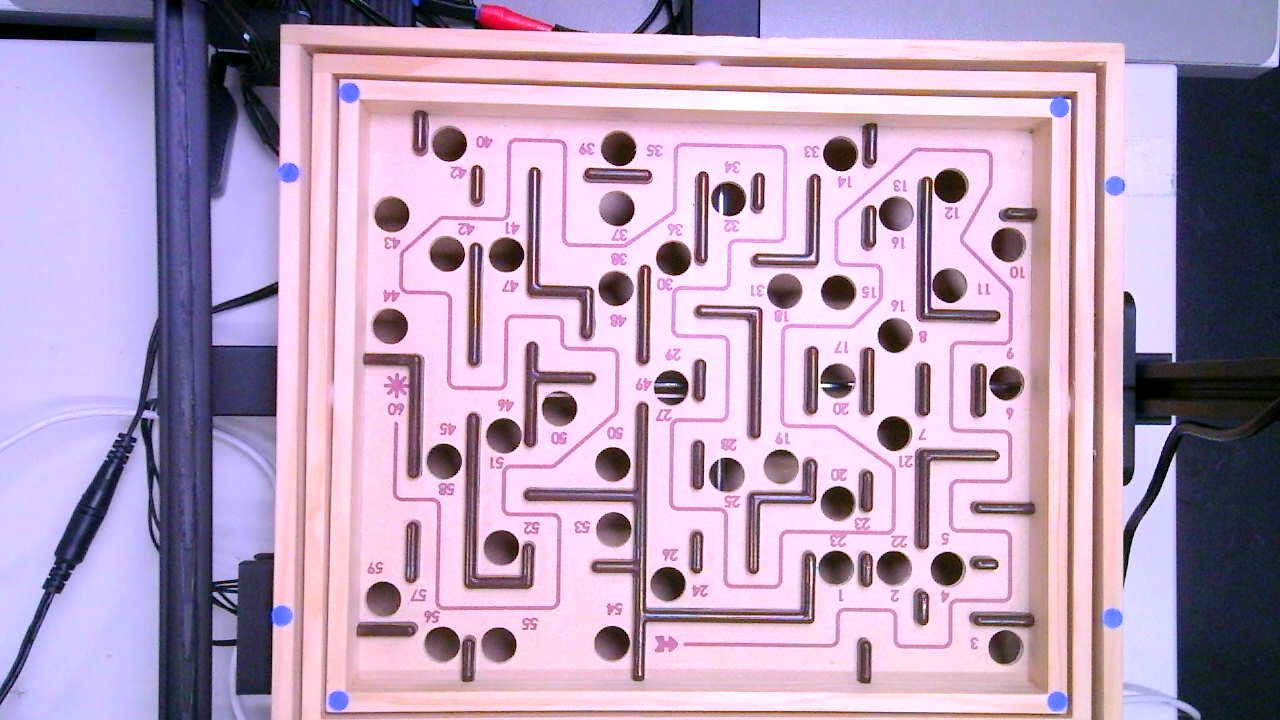
#> input picture my_board.png, 1280 x 720 px, given in place of the camera
$ python hsv_adjuster.py
#> lines starting #> are read from the running program, lines starting #| are printed output that depends on the picture; after the words box and inside, x2 and y2 are one past the last pixel; in counts of white or black regions, pixels touching at a corner belong together
import cv2
import numpy as np

def nothing(x):
    pass

# Create a window
cv2.namedWindow('Trackbars')

# Create trackbars for color change
cv2.createTrackbar('H_min', 'Trackbars', 0, 179, nothing)
#> slider 'H_min' is set to 35
cv2.createTrackbar('H_max', 'Trackbars', 179, 179, nothing)
cv2.createTrackbar('S_min', 'Trackbars', 0, 255, nothing)
#> slider 'S_min' is set to 51
cv2.createTrackbar('S_max', 'Trackbars', 255, 255, nothing)
cv2.createTrackbar('V_min', 'Trackbars', 0, 255, nothing)
#> slider 'V_min' is set to 51
cv2.createTrackbar('V_max', 'Trackbars', 255, 255, nothing)

# Start camera feed
cap = cv2.VideoCapture(0)  # Adjust the index if needed

print("\nAdjust the sliders to isolate the corner color.")
print("Press 'q' to quit and print the final HSV values.")

while True:
    ret, frame = cap.read()
#> frame is the input picture: shape (720, 1280, 3); mean B, G, R 188.2, 158.6, 184.2
    if not ret:
        break

    # Convert to HSV
    hsv = cv2.cvtColor(frame, cv2.COLOR_BGR2HSV)
#> hsv: shape (720, 1280, 3); mean H, S, V 135.5, 65, 198.8

    # Get current positions of trackbars
    h_min = cv2.getTrackbarPos('H_min', 'Trackbars')
    h_max = cv2.getTrackbarPos('H_max', 'Trackbars')
    s_min = cv2.getTrackbarPos('S_min', 'Trackbars')
    s_max = cv2.getTrackbarPos('S_max', 'Trackbars')
    v_min = cv2.getTrackbarPos('V_min', 'Trackbars')
    v_max = cv2.getTrackbarPos('V_max', 'Trackbars')

    # Set lower and upper HSV limits
    lower_hsv = np.array([h_min, s_min, v_min])
    upper_hsv = np.array([h_max, s_max, v_max])

    # Create a mask
    mask = cv2.inRange(hsv, lower_hsv, upper_hsv)
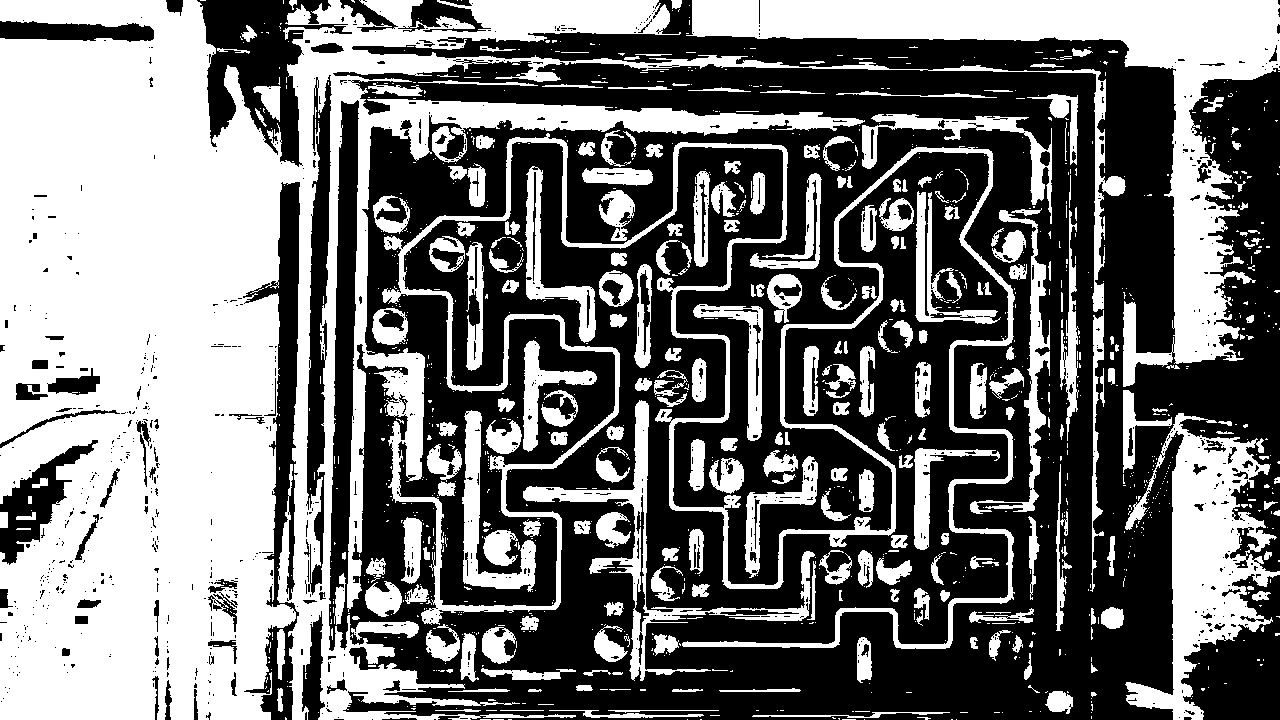
#> mask: shape (720, 1280); 45.8% white; 1200 white regions (925 under 20 px), largest, box (x1, y1, x2, y2) and area: (0, 0, 1126, 720) 266309, (686, 0, 1280, 387) 41720, (1125, 413, 1280, 720) 18174

    # Optional: show result
    result = cv2.bitwise_and(frame, frame, mask=mask)
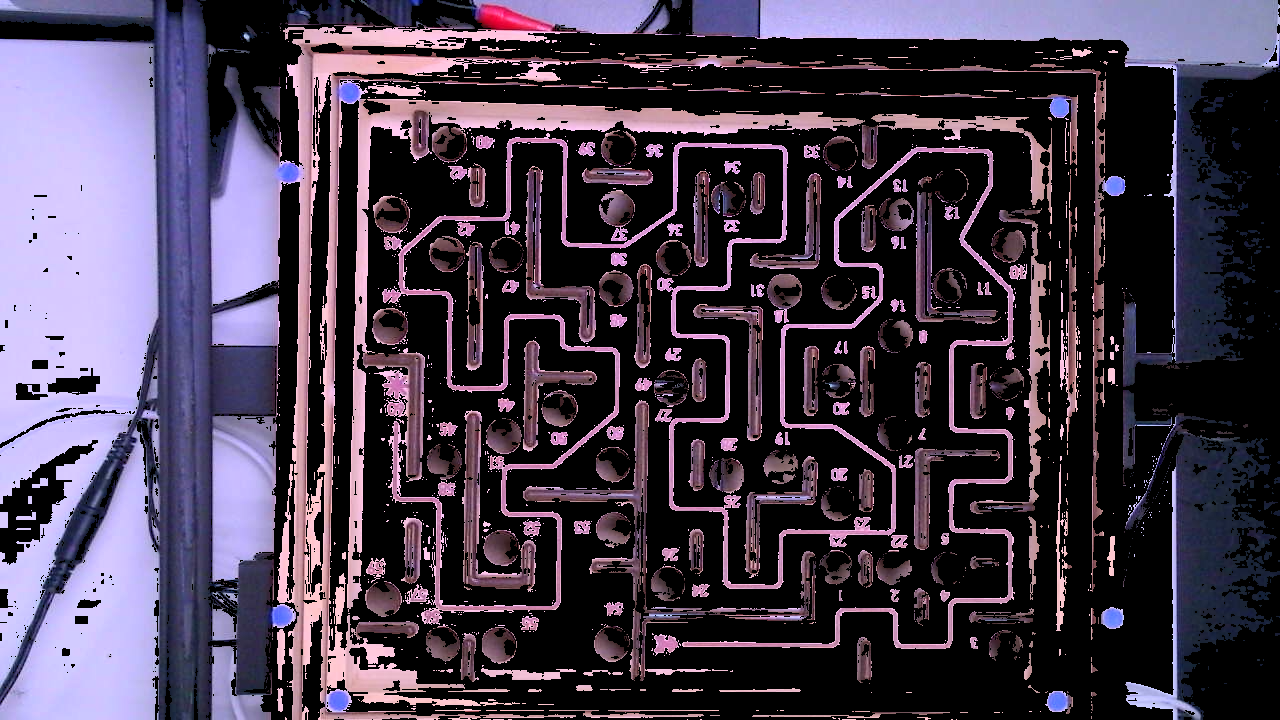
#> result: shape (720, 1280, 3); mean B, G, R 78, 60, 70.3

    # Show the frames
    cv2.imshow('Original Feed', frame)
    cv2.imshow('Mask', mask)
    cv2.imshow('Result', result)

    if cv2.waitKey(1) & 0xFF == ord('q'):
#> (key q is pressed here)
        break

# Print the final values before exiting
print("\n-t------------------------------------------")
print(f"Final HSV values:")
print(f"hsv_params = (({h_min}, {h_max}), ({s_min}, {s_max}), ({v_min}, {v_max}))")
print("-------------------------------------------")

cap.release()
cv2.destroyAllWindows()
